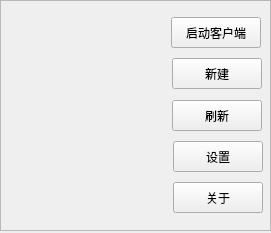
<?xml version="1.0" encoding="UTF-8"?>
<ui version="4.0">
 <class>MainWindow</class>
 <widget class="QMainWindow" name="MainWindow">
  <property name="geometry">
   <rect>
    <x>0</x>
    <y>0</y>
    <width>271</width>
    <height>233</height>
   </rect>
  </property>
  <property name="windowTitle">
   <string>Multi-Portable Tool v0.1a</string>
  </property>
  <property name="windowIcon">
   <iconset resource="teeworlds_ico.qrc">
    <normaloff>:/new/teeworlds/tw_ico</normaloff>:/new/teeworlds/tw_ico</iconset>
  </property>
  <widget class="QWidget" name="centralWidget">
   <widget class="QFrame" name="frame">
    <property name="geometry">
     <rect>
      <x>0</x>
      <y>0</y>
      <width>271</width>
      <height>231</height>
     </rect>
    </property>
    <property name="frameShape">
     <enum>QFrame::StyledPanel</enum>
    </property>
    <property name="frameShadow">
     <enum>QFrame::Raised</enum>
    </property>
    <widget class="QPushButton" name="start">
     <property name="geometry">
      <rect>
       <x>171</x>
       <y>17</y>
       <width>90</width>
       <height>31</height>
      </rect>
     </property>
     <property name="text">
      <string>启动客户端</string>
     </property>
    </widget>
    <widget class="QPushButton" name="settings">
     <property name="geometry">
      <rect>
       <x>173</x>
       <y>141</y>
       <width>90</width>
       <height>31</height>
      </rect>
     </property>
     <property name="text">
      <string>设置</string>
     </property>
    </widget>
    <widget class="QPushButton" name="about">
     <property name="geometry">
      <rect>
       <x>173</x>
       <y>182</y>
       <width>90</width>
       <height>31</height>
      </rect>
     </property>
     <property name="text">
      <string>关于</string>
     </property>
    </widget>
    <widget class="QPushButton" name="brefresh">
     <property name="geometry">
      <rect>
       <x>172</x>
       <y>100</y>
       <width>90</width>
       <height>31</height>
      </rect>
     </property>
     <property name="text">
      <string>刷新</string>
     </property>
    </widget>
    <widget class="QPushButton" name="create">
     <property name="geometry">
      <rect>
       <x>172</x>
       <y>58</y>
       <width>90</width>
       <height>31</height>
      </rect>
     </property>
     <property name="text">
      <string>新建</string>
     </property>
    </widget>
    <zorder>settings</zorder>
    <zorder>about</zorder>
    <zorder>brefresh</zorder>
    <zorder>create</zorder>
    <zorder>start</zorder>
   </widget>
  </widget>
 </widget>
 <layoutdefault spacing="6" margin="11"/>
 <resources>
  <include location="teeworlds_ico.qrc"/>
 </resources>
 <connections/>
</ui>
